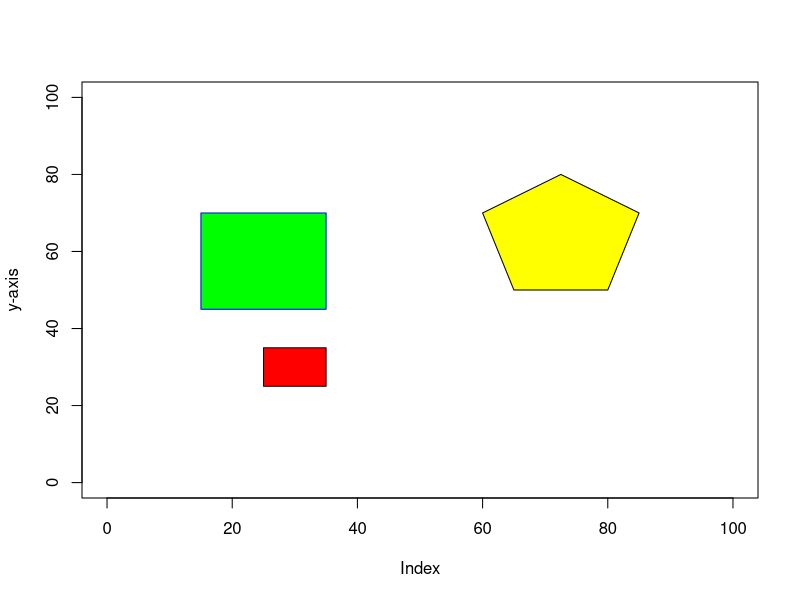

The R source for this figure:
plot(1:2, ylab = "y-axis",type="n", xlim = c(0,100), ylim=c(0,100))

polygon(c(25,35,35,25), c(25,25,35,35),angle=90,col="red")

polygon(c(15,35,35,15), c(45,45,70,70),angle=90,col="green", border="blue")

polygon(c(65,80,85,72.5,60), c(50,50,70,80,70),angle=75,col="yellow")